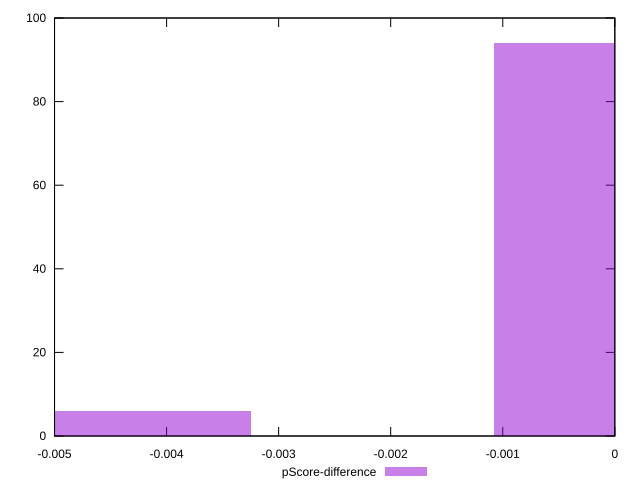

Write the gnuplot code that produced this figure.
reset

$pScoreDifference <<EOF
-0.004325136629454074 6
0 94
EOF

set key outside below
set boxwidth 0.002162568314727037
set xrange [-0.0050000000000000044:0]
set yrange [0:100]
set trange [0:100]
set style fill transparent solid 0.5 noborder
set terminal svg size 640, 490 enhanced background rgb 'white'
set output "report_00023_2021-02-20T12:14:57.249Z/uses-http2/samples/pages+cached+noadtech+nomedia+nocss/pScore-difference/histogram.svg"

plot $pScoreDifference title "pScore-difference" with boxes

reset
